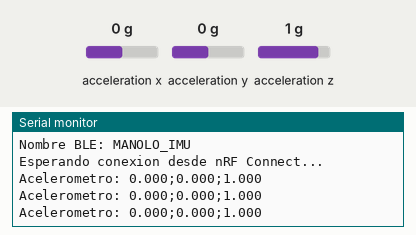
Bench run of a sketch on a simulated Arduino Nano 33 BLE. Parts: the last lines printed to the serial monitor. Inputs (shaded band) come from the test bench; at power-on: acceleration x 0 g, acceleration y 0 g, acceleration z 1 g. Nothing arrives over Bluetooth unless stated.

Above: at 2.7 s.
2.8 s: acceleration x set to -1.4 g
At 3.31 s:
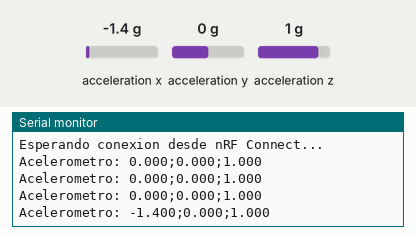
4.3 s: acceleration y set to -1.4 g
At 4.31 s:
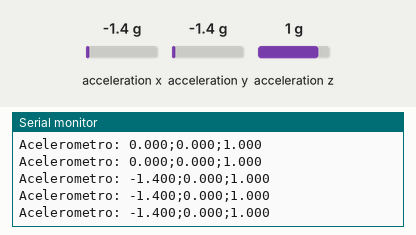
5.8 s: acceleration z set to -1.4 g
At 6.31 s:
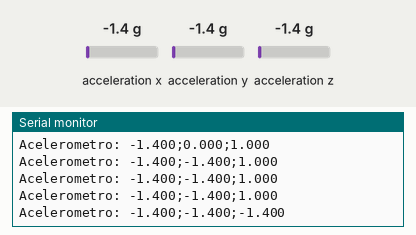

The sketch:

Tarea3.ino
```cpp
#include <ArduinoBLE.h>
#include <Arduino_LSM9DS1.h>

/*
  TAREA 3 - Acelerómetro por BLE con lectura y notificaciones

  El Arduino Nano 33 BLE actúa como periférico BLE.
  Crea un servicio GATT personalizado y una característica
  que contiene los valores del acelerómetro.

  La característica tiene SOLO:
    BLERead   -> el móvil puede leer el valor actual
    BLENotify -> el móvil puede recibir actualizaciones automáticas

  No tiene BLEWrite, por tanto desde nRF Connect no se puede escribir
  en esta característica.
*/

// Nombre que aparece en nRF Connect
const char* deviceName = "MANOLO_IMU";

// Servicio BLE personalizado
BLEService imuService("4D414E4F-4C4F-3000-8000-00805F9B34FB");

// Característica para enviar aceleración
// Permisos: lectura + notificaciones
// Tamaño máximo: 40 caracteres
BLEStringCharacteristic accelCharacteristic(
  "4D414E4F-4C4F-3001-8000-00805F9B34FB",
  BLERead | BLENotify,
  40
);

// Tiempo entre actualizaciones del acelerómetro
const unsigned long samplePeriodMs = 500;
unsigned long lastSampleTime = 0;

void setup() {
  Serial.begin(9600);
  delay(1500);

  Serial.println("Iniciando BLE + IMU...");

  // Inicializa el acelerómetro
  if (!IMU.begin()) {
    Serial.println("Error: no se pudo iniciar la IMU");
    while (1);
  }

  Serial.println("IMU iniciada correctamente");

  // Inicializa BLE
  if (!BLE.begin()) {
    Serial.println("Error: no se pudo iniciar BLE");
    while (1);
  }

  // Nombre visible del dispositivo BLE
  BLE.setLocalName(deviceName);
  BLE.setDeviceName(deviceName);

  // Añadimos la característica al servicio
  imuService.addCharacteristic(accelCharacteristic);

  // Añadimos el servicio al GATT
  BLE.addService(imuService);

  // Valor inicial de la característica
  accelCharacteristic.writeValue("0.000;0.000;0.000");

  // Anunciamos el servicio BLE
  BLE.setAdvertisedService(imuService);

  // Empieza advertising
  BLE.advertise();

  Serial.println("Advertising iniciado");
  Serial.print("Nombre BLE: ");
  Serial.println(deviceName);
  Serial.println("Esperando conexion desde nRF Connect...");
}

void loop() {
  // Mantiene funcionando la pila BLE
  BLE.poll();

  // Actualiza el acelerómetro cada samplePeriodMs
  if (millis() - lastSampleTime >= samplePeriodMs) {
    lastSampleTime = millis();

    float ax, ay, az;

    // Si hay una nueva muestra disponible, la leemos
    if (IMU.accelerationAvailable()) {
      IMU.readAcceleration(ax, ay, az);

      // Creamos un texto tipo: "0.012;-0.034;0.987"
      char buffer[40];
      snprintf(buffer, sizeof(buffer), "%.3f;%.3f;%.3f", ax, ay, az);

      // Actualizamos la característica BLE.
      // Si el móvil ha activado Notify, le llegará automáticamente.
      accelCharacteristic.writeValue(buffer);

      // También lo mostramos por el monitor serie para depurar
      Serial.print("Acelerometro: ");
      Serial.println(buffer);
    }
  }
}
```

Measured:
- after the input at 2.8 s, the serial monitor: prints a new line after 0.20 s (image 1)
- after the input at 5.8 s, the serial monitor: prints a new line after 0.21 s (image 3)
